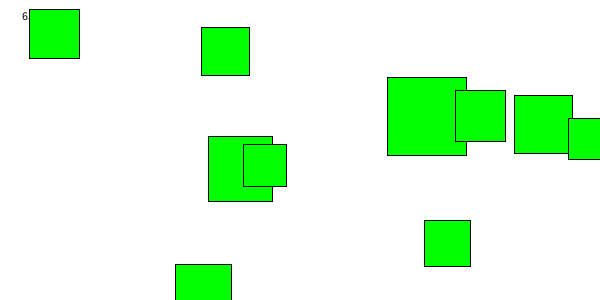
Frame 1 (no input)
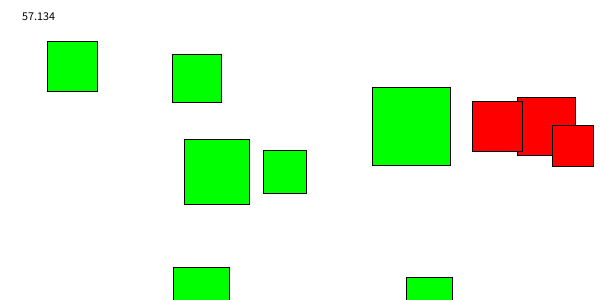
Frame 60 (the mouse pressed at the canvas centre just before this capture)
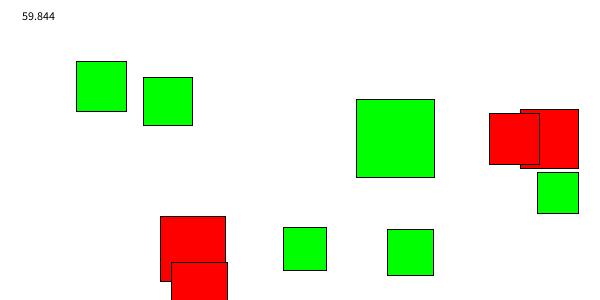
Frame 120 (the mouse held since frame 60 and released just before this capture)

The Processing sketch that drew these frames (run headless with seeded random() and noise(); from frame 60 on, the mouse is pressed at the canvas centre):

// Processing sketch: inclassdemo
// ── inclassdemo.pde
ArrayList<Mover> movers;
public void setup() {
  size(600, 300);
  movers = new ArrayList<Mover>();
  for (int i = 0; i < 10; i++) {
    movers.add(new Mover(1));
  }
}
public void draw() {
  background(255);
  fill(0);
  text(frameRate, 20, 20);
  for (Mover m : movers) {
    m.display();
    m.update(movers);
  }
}


public class Mover {
  float x, xspeed, xacc;
  float y, yspeed, yacc;
  float r;
  color c;

  public Mover() {
    x = width/2;
    y = height/2;
    r = 50;
    c = color(0, 255, 0);
    xspeed= -2.5;
    yspeed= -1.5;
  }

  public Mover(int a) {
    x = random(width-2*r)+r;
    y = random(height-2*r)+r;
    r = 20+random(20);
    c = color(0, 255, 0);
    xspeed= random(1)-.5;
    yspeed= -3.5;
    yacc = 0.5;
  }

  public void update(ArrayList<Mover> others) {
    //change the position etc.
    x += xspeed; 
    y += yspeed; 
    yspeed += yacc;
    xspeed += xacc;
    //check the rest of the world for interactions
    checkWalls();
    checkOthers(others);
  }
  
  public void checkOthers(ArrayList<Mover> others){
    c = color(0,255, 0);
    for(Mover other : others){
      if(this != other){
       //check for collide
       if(dist(x,y,other.x,other.y) < r + other.r ){
          c = color(255, 0, 0); 
       }
      }
    }
  }
  
  

  public void checkWalls() {
    if (x < r) {
      println("OW!");
      xspeed *= -1;
      x = r;//prevents 2 true in a row
    }
    if (x > width - r) {
      println("OW!");
      xspeed *= -1;
      x = width - r;//prevents 2 true in a row
    }
    if (y < r) {
      println("OW!");
      yspeed *= -.9;
      y = r;//prevents 2 true in a row
    }
    if (y > height - r) {
      println("OW!");
      yspeed *= -.9;
      y = height - r;//prevents 2 true in a row
    }
  }
  public void display() {
    fill(c);
    rect(x, y, r * 2, r * 2);
  }
}
